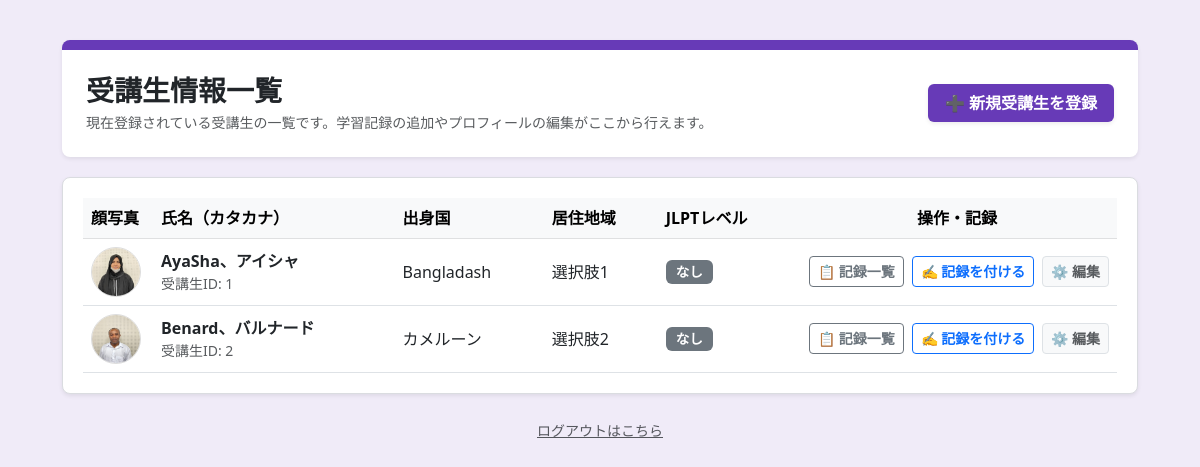
Page /student/ (signed in) on the committed database.
### app/models.py (models this page shows)
class Student(db.Model):
    __tablename__ = 'students'
    id = db.Column(db.Integer, primary_key=True)
    face_photo_path = db.Column(db.String(255), nullable=False)      # (1)
    name_kana = db.Column(db.String(100), nullable=False)            # (2)
    country_of_origin = db.Column(db.String(50), nullable=False)      # (3)
    native_language = db.Column(db.String(50), nullable=False)        # (4)
    other_languages = db.Column(db.String(100))                      # (5)
    occupation = db.Column(db.String(50))                            # (6)
    residential_area = db.Column(db.String(50), nullable=False)      # (7)
    jlpt_level = db.Column(db.String(10), nullable=False)            # (8)
    learning_purpose = db.Column(db.Text)                            # (9)
    life_troubles = db.Column(db.Text)                               # (10)
    how_knew_class = db.Column(db.String(50), nullable=False)        # (11)
    how_knew_class_other = db.Column(db.Text)                         # (12)
    created_at = db.Column(db.DateTime, default=datetime.utcnow)
    learning_records = db.relationship('LearningRecord', backref='student', cascade='all, delete-orphan')

### app/student/routes.py (the view)
@student_bp.route('/')
@login_required
@roles_required('admin', 'staff')
def student_list():
    students = Student.query.all()
    return render_template('student/list.html', students=students)

### app/models.py (called while the page is built)
@login_manager.user_loader
def load_user(user_id):
    return User.query.get(int(user_id))

### app/templates/student/list.html (shortened to what this page needs)
<!DOCTYPE html>
<html lang="ja">
<head>
    <link href="https://cdn.jsdelivr.net/npm/bootstrap@5.3.0/dist/css/bootstrap.min.css" rel="stylesheet">
</head>
<body>
<div class="container list-container">
    <div class="list-header shadow-sm d-flex justify-content-between align-items-center">
        <div>
            <h1 class="h3 mb-1 fw-bold">受講生情報一覧</h1>
            <p class="text-muted small mb-0">現在登録されている受講生の一覧です。学習記録の追加やプロフィールの編集がここから行えます。</p>
        </div>
        <a href="{{ url_for('student.create_student') }}" class="btn text-white fw-bold px-3 shadow-sm" style="background-color: #673ab7;">
            ➕ 新規受講生を登録
        </a>
    </div>
    <div class="student-table-card shadow-sm">
        <div class="table-responsive">
            <table class="table table-hover align-middle mb-0">
                <thead class="table-light">
                    <tr>
                        <th style="width: 70px;">顔写真</th>
                        <th>氏名（カタカナ）</th>
                        <th>出身国</th>
                        <th>居住地域</th>
                        <th>JLPTレベル</th>
                        <th class="text-center" style="width: 320px;">操作・記録</th>
                    </tr>
                </thead>
                <tbody>
                    {% for student in students %}
                        <tr>
                            <td>
                                {% if student.face_photo_path %}
                                    <img src="{{ url_for('static', filename=student.face_photo_path.replace('static/', '')) }}" alt="顔写真" class="student-thumb">
                                {% else %}
                                    <img src="https://via.placeholder.com/50" alt="未登録" class="student-thumb">
                                {% endif %}
                            </td>
                            <td>
                                <div class="fw-bold text-dark">{{ student.name_kana }}</div>
                                <div class="text-muted small">受講生ID: {{ student.id }}</div>
                            </td>
                            <td>{{ student.country_of_origin }}</td>
                            <td>{{ student.residential_area }}</td>
                            <td>
                                {% if student.jlpt_level in ['N1', 'N2'] %}
                                    <span class="badge bg-success badge-jlpt">{{ student.jlpt_level }}</span>
                                {% elif student.jlpt_level in ['N3', 'N4', 'N5'] %}
                                    <span class="badge bg-primary badge-jlpt">{{ student.jlpt_level }}</span>
                                {% else %}
                                    <span class="badge bg-secondary badge-jlpt">{{ student.jlpt_level }}</span>
                                {% endif %}
                            </td>
                            <td>
                                <div class="d-flex justify-content-end gap-2">
                                    <a href="/student/{{ student.id }}/records" class="btn btn-sm btn-outline-secondary fw-bold">
                                        📋 記録一覧
                                    </a>
                                    <a href="/student/{{ student.id }}/record/create" class="btn btn-sm btn-outline-primary fw-bold">
                                        ✍️ 記録を付ける
                                    </a>
                                    <a href="/student/{{ student.id }}/update" class="btn btn-sm btn-light border fw-bold text-muted">
                                        ⚙️ 編集
                                    </a>
                                </div>
                            </td>
                        </tr>
                    {% else %}
                        <tr>
                            <td colspan="6" class="text-center py-5 text-muted">
                                受講生がまだ登録されていません。「新規受講生を登録」から追加してください。
                            </td>
                        </tr>
                    {% endfor %}
                </tbody>
            </table>
        </div>
    </div>
    <div class="text-center mt-4">
        <a href="{{ url_for('auth.logout') }}" class="text-muted small">ログアウトはこちら</a>
    </div>
</div>
</body>
</html>

### app/templates/student/list.html (style rules this page uses)
body { background-color: #f0ebf8; }
.list-container { max-width: 1100px; margin: 40px auto; }
.list-header { background-color: #ffffff; border-top: 10px solid #673ab7; border-radius: 8px; padding: 24px; margin-bottom: 20px; }
.student-table-card { background-color: #ffffff; border: 1px solid #dadce0; border-radius: 8px; padding: 20px; }
.student-thumb { width: 50px; height: 50px; object-fit: cover; border-radius: 50%; border: 1px solid #ddd; }
.badge-jlpt { font-size: 0.85rem; padding: 5px 10px; }

### rows in the picture
Student: face_photo_path (picture), name_kana "AyaSha、アイシャ", id "1", country_of_origin "Bangladash", residential_area "選択肢1", jlpt_level "なし"
Student: face_photo_path (picture), name_kana "Benard、バルナード", id "2", country_of_origin "カメルーン", residential_area "選択肢2", jlpt_level "なし"
